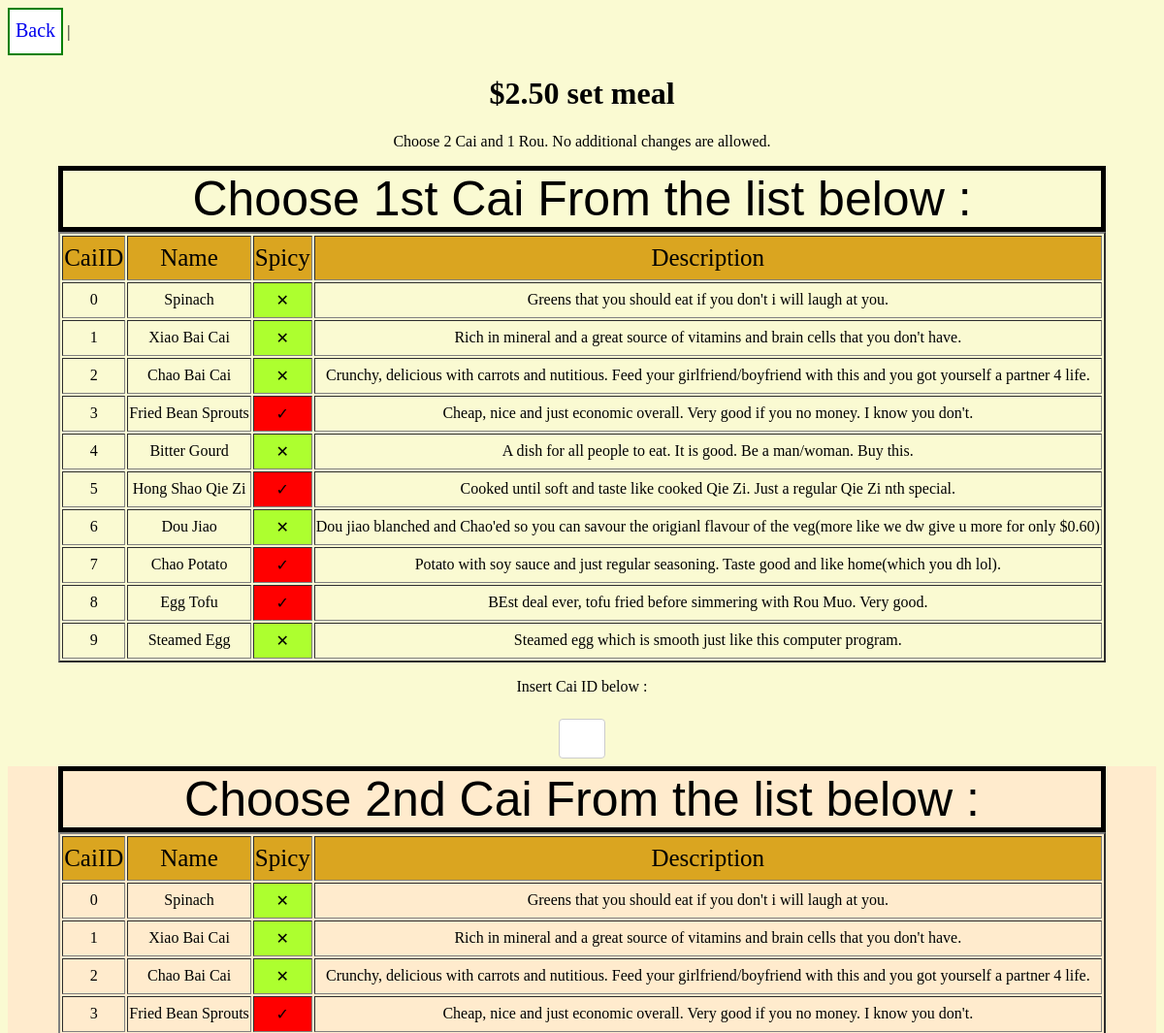
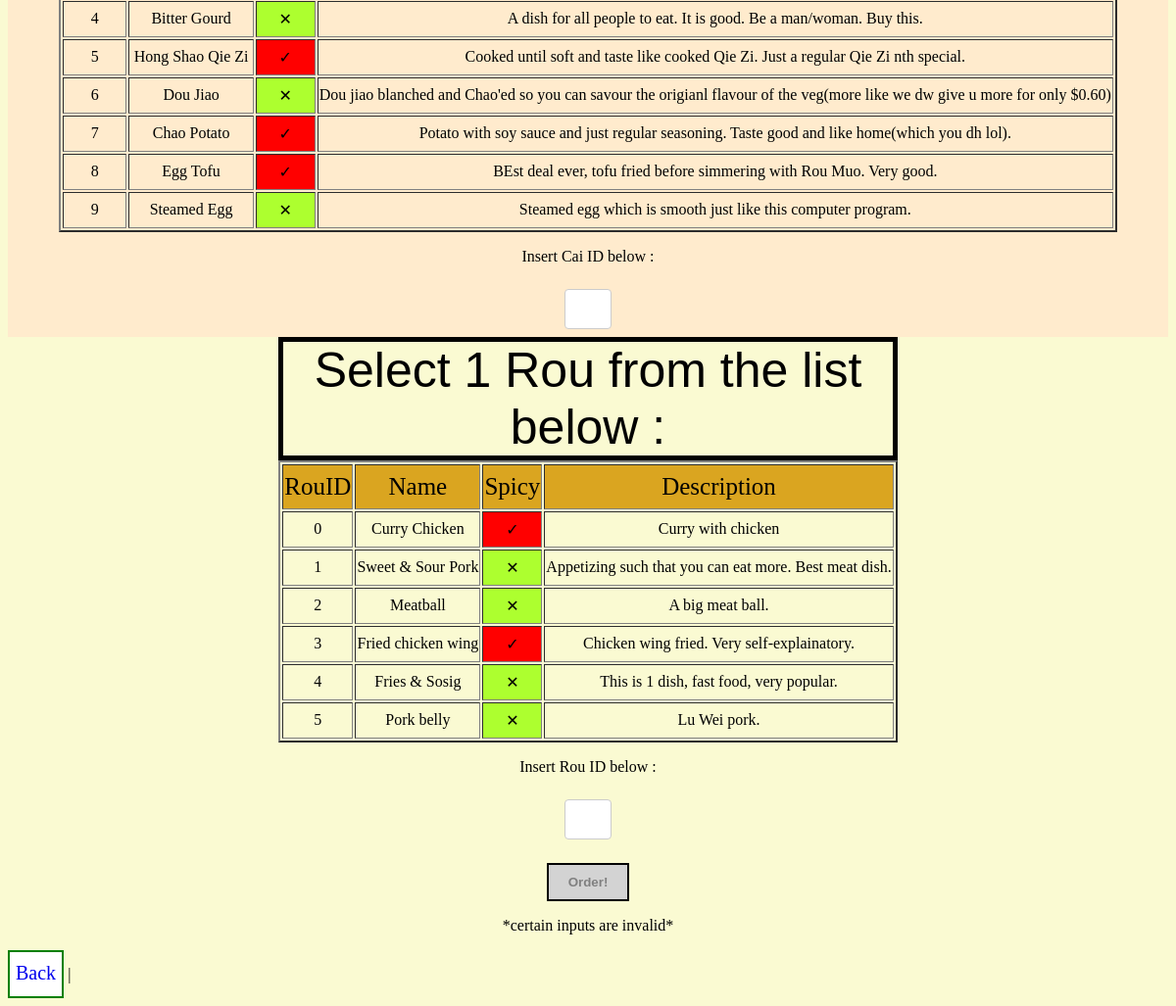
Page /order250/ on the committed database (2 pictures, top to bottom).
### tables this page shows
CREATE TABLE "CaiFan_C" (
	"CaiID"	INTEGER NOT NULL UNIQUE,
	"CaiName"	TEXT NOT NULL,
	"CaiPrice"	REAL NOT NULL,
	"Cai"	BLOB NOT NULL,
	"Spicy"	INTEGER NOT NULL,
	"In250"	BLOB NOT NULL,
	"Description"	TEXT NOT NULL,
	PRIMARY KEY("CaiID" AUTOINCREMENT)
);

CREATE TABLE "CaiFan_R" (
	"CaiID"	INTEGER NOT NULL UNIQUE,
	"CaiName"	TEXT NOT NULL,
	"CaiPrice"	REAL NOT NULL,
	"Cai"	BLOB NOT NULL,
	"Spicy"	INTEGER NOT NULL,
	"In250"	BLOB NOT NULL,
	"Description"	TEXT NOT NULL,
	PRIMARY KEY("CaiID" AUTOINCREMENT)
);

### system.py (the view, shortened to what this page needs)
@app.route('/order250/', methods=['GET', 'POST'])
def order250():
    if request.method == 'GET':
        path = os.path.dirname(os.path.abspath(__file__))
        file = os.path.join(path, 'library.db')
        db = sqlite3.connect(file)
        query_get250_cai = '''
        SELECT CaiID, CaiName, CaiPrice, Spicy, Description
        FROM Caifan_C
        WHERE CaiFan_C.In250 = 1
        AND CaiFan_C.Cai = 1
        '''
        cursor = db.execute(query_get250_cai)
        cai = cursor.fetchall()
        query_get250_not_cai = '''
        SELECT CaiID, CaiName, CaiPrice, Spicy, Description
        FROM Caifan_R
        WHERE CaiFan_R.In250 = 1
        AND CaiFan_R.Cai = 0
        '''
        cursor = db.execute(query_get250_not_cai)
        not_cai = cursor.fetchall()
        db.close()
        return render_template('order_250.html', cai = cai, not_cai = not_cai)

### templates/order_250.html (shortened to what this page needs)
<!DOCTYPE html>
<html lang="en">
<head>
    <link rel="stylesheet" href = "../static/order_250.css">
</head>
<body>
    <nav>
        <a href="{{ url_for('account_home') }}" class="click">Back</a> |
    </nav>
    <form action="{{ url_for('order250') }}" method="POST">
        <h1> $2.50 set meal </h1>
        <p> Choose 2 Cai and 1 Rou. No additional changes are allowed. </p>
        <table border="2px">
            <caption class="cap">Choose 1st Cai From the list below :</caption>
            <tr class="head">
                <td>CaiID</td>
                <td>Name</td>
                <td>Spicy</td>
                <td>Description</td>
            </tr>
            {% for row in range( cai.__len__() ) %}
            {% if cai[row][3] == 1 %}
            <tr id={{'c' + row|string }} class="content">
                <td>{{ cai[row][0] }}</td>
                <td>{{ cai[row][1] }}</td>
                <td class="spicy">&#10003;</td>
                <td>{{ cai[row][4] }}</td>
            </tr>
            {% else %}
            <tr id={{'c' + row|string }} class="content">
                <td>{{ cai[row][0] }}</td>
                <td>{{ cai[row][1] }}</td>
                <td class="nspicy">&#10005;</td>
                <td>{{ cai[row][4] }}</td>
            </tr>
            {% endif %}
            {% endfor %}
        </table>
        <p>Insert Cai ID below :</p>
        <input type="text" placeholder="" name="cai1" id="cai1" maxlength="1">
        <div id="cai_table2">
            <table border="2px">
                <caption class="cap">Choose 2nd Cai From the list below :</caption>
                <tr class="head">
                    <td>CaiID</td>
                    <td>Name</td>
                    <td>Spicy</td>
                    <td>Description</td>
                </tr>
                {% for row in range( cai.__len__() ) %}
                {% if cai[row][3] == 1 %}
                <tr id={{'C' + row|string }} class="content">
                    <td>{{ cai[row][0] }}</td>
                    <td>{{ cai[row][1] }}</td>
                    <td class="spicy">&#10003;</td>
                    <td>{{ cai[row][4] }}</td>
                </tr>
                {% else %}
                <tr id={{'C' + row|string }} class="content">
                    <td>{{ cai[row][0] }}</td>
                    <td>{{ cai[row][1] }}</td>
                    <td class="nspicy">&#10005;</td>
                    <td>{{ cai[row][4] }}</td>
                </tr>
                {% endif %}
                {% endfor %}
            </table>
            <p>Insert Cai ID below :</p>
            <input type="text" placeholder="" name="cai2" id="cai2" maxlength="1">
        </div>
        <table border="2px">
            <caption class="cap">Select 1 Rou from the list below :</caption>
            <tr class="head">
                <td>RouID</td>
                <td>Name</td>
                <td>Spicy</td>
                <td>Description</td>
            </tr>
            {% for row in range(not_cai.__len__()) %}
            {% if not_cai[row][3] == 1 %}
            <tr id={{ 'r' + row|string }}>
                <td>{{ not_cai[row][0] }}</td>
                <td>{{ not_cai[row][1] }}</td>
                <td class="spicy">&#10003;</td>
                <td>{{ not_cai[row][4] }}</td>
            </tr>
            {% else %}
            <tr id={{ 'r' + row|string }}>
                <td>{{ not_cai[row][0] }}</td>
                <td>{{ not_cai[row][1] }}</td>
                <td class="nspicy">&#10005;</td>
                <td>{{ not_cai[row][4] }}</td>
            </tr>
            {% endif %}
            {% endfor %}
        </table>
        <p>Insert Rou ID below :</p>
        <input type="text" placeholder="" name="rou1" id="rou1" maxlength="1">
        <p>
            <input type="submit" value="Order!" id="order" disabled="disabled">
        </p>
        <p id="alert">*certain inputs are invalid*</p>
    </form>
    <nav>
        <a href="{{ url_for('account_home') }}" class="click">Back</a> |
    </nav>
</body>
</html>

### static/order_250.css (style rules this page uses)
html { background-color: lightgoldenrodyellow; }
.spicy { background-color: red; }
.nspicy { background-color: greenyellow; }
.head { background-color: goldenrod; font-size: 25px; }
table { text-align: center; margin-left: auto; margin-right: auto; }
tr, td { padding-top: 8px; padding-bottom: 8px; }
.cap { font-size: 50px; border: 5px solid black; font-family: 'Trebuchet MS', 'Lucida Sans Unicode', 'Lucida Grande', 'Lucida Sans', Arial, sans-serif; }
form { text-align: center; }
.click { width: 4%; background-color: white; border: 2px solid green; padding-top: 10px; padding-bottom: 10px; padding-left: 6px; text-align: left; display: inline-block; text-decoration: none; font-size: 20px; height: 25px; }
#order:disabled { background-color: lightgrey; color: gray; border: 2px solid black; padding: 10px 20px; text-align: center; text-decoration: none; display: inline-block; }
#order { background-color: white; color: black; border: 2px solid green; padding: 10px 20px; text-align: center; text-decoration: none; display: inline-block; font-weight: bold; }
#cai_table2 { background-color: blanchedalmond; }
input[type="text"] { width: 4%; padding: 12px 20px; margin: 8px 0; border: 1px solid #ccc; border-radius: 4px; box-sizing: border-box; font-weight: bold; }

### rows in the picture
CaiFan_C: CaiID "0", CaiName "Spinach", Spicy 0 (drawn), Description "Greens that you should eat if you don't i will laugh at you.", CaiID "0", CaiName "Spinach", Description "Greens that you should eat if you don't i will laugh at you."
CaiFan_C: CaiID "1", CaiName "Xiao Bai Cai", Spicy 0 (drawn), Description "Rich in mineral and a great source of vitamins and brain cells that you don't have.", CaiID "1", CaiName "Xiao Bai Cai", Description "Rich in mineral and a great source of vitamins and brain cells that you don't have."
CaiFan_C: CaiID "2", CaiName "Chao Bai Cai", Spicy 0 (drawn), Description "Crunchy, delicious with carrots and nutitious. Feed your girlfriend/boyfriend with this and you got yourself a partner 4 life.", CaiID "2", CaiName "Chao Bai Cai", Description "Crunchy, delicious with carrots and nutitious. Feed your girlfriend/boyfriend with this and you got yourself a partner 4 life."
CaiFan_C: CaiID "3", CaiName "Fried Bean Sprouts", Spicy 1 (drawn), Description "Cheap, nice and just economic overall. Very good if you no money. I know you don't.", CaiID "3", CaiName "Fried Bean Sprouts", Description "Cheap, nice and just economic overall. Very good if you no money. I know you don't."
CaiFan_C: CaiID "4", CaiName "Bitter Gourd", Spicy 0 (drawn), Description "A dish for all people to eat. It is good. Be a man/woman. Buy this.", CaiID "4", CaiName "Bitter Gourd", Description "A dish for all people to eat. It is good. Be a man/woman. Buy this."
CaiFan_C: CaiID "5", CaiName "Hong Shao Qie Zi", Spicy 1 (drawn), Description "Cooked until soft and taste like cooked Qie Zi. Just a regular Qie Zi nth special.", CaiID "5", CaiName "Hong Shao Qie Zi", Description "Cooked until soft and taste like cooked Qie Zi. Just a regular Qie Zi nth special."
CaiFan_C: CaiID "6", CaiName "Dou Jiao", Spicy 0 (drawn), Description "Dou jiao blanched and Chao'ed so you can savour the origianl flavour of the veg(more like we dw give u more for only $0.60)", CaiID "6", CaiName "Dou Jiao", Description "Dou jiao blanched and Chao'ed so you can savour the origianl flavour of the veg(more like we dw give u more for only $0.60)"
CaiFan_C: CaiID "7", CaiName "Chao Potato", Spicy 1 (drawn), Description "Potato with soy sauce and just regular seasoning. Taste good and like home(which you dh lol).", CaiID "7", CaiName "Chao Potato", Description "Potato with soy sauce and just regular seasoning. Taste good and like home(which you dh lol)."
CaiFan_C: CaiID "8", CaiName "Egg Tofu", Spicy 1 (drawn), Description "BEst deal ever, tofu fried before simmering with Rou Muo. Very good.", CaiID "8", CaiName "Egg Tofu", Description "BEst deal ever, tofu fried before simmering with Rou Muo. Very good."
CaiFan_C: CaiID "9", CaiName "Steamed Egg", Spicy 0 (drawn), Description "Steamed egg which is smooth just like this computer program.", CaiID "9", CaiName "Steamed Egg", Description "Steamed egg which is smooth just like this computer program."
CaiFan_R: CaiID "0", CaiName "Curry Chicken", Spicy 1 (drawn), Description "Curry with chicken"
CaiFan_R: CaiID "1", CaiName "Sweet & Sour Pork", Spicy 0 (drawn), Description "Appetizing such that you can eat more. Best meat dish."
CaiFan_R: CaiID "2", CaiName "Meatball", Spicy 0 (drawn), Description "A big meat ball."
CaiFan_R: CaiID "3", CaiName "Fried chicken wing", Spicy 1 (drawn), Description "Chicken wing fried. Very self-explainatory."
CaiFan_R: CaiID "4", CaiName "Fries & Sosig", Spicy 0 (drawn), Description "This is 1 dish, fast food, very popular."
CaiFan_R: CaiID "5", CaiName "Pork belly", Spicy 0 (drawn), Description "Lu Wei pork."
